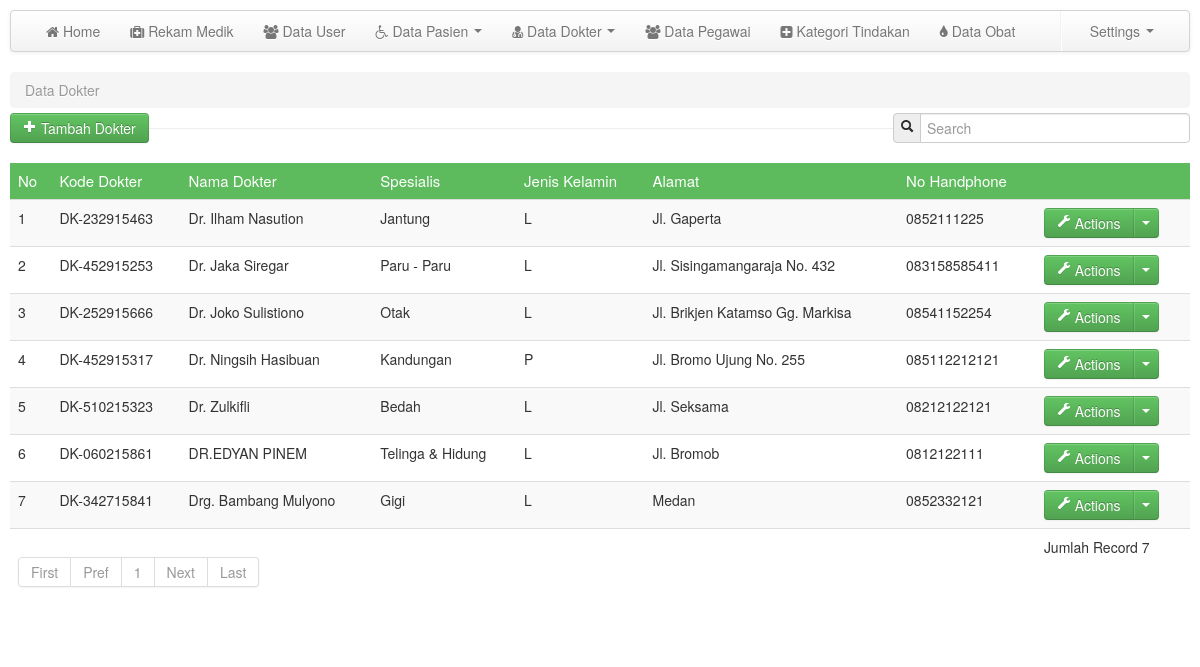
Page /media.php?module=dokter (signed in) on the committed database.
### tables this page shows
CREATE TABLE `dokter` (
  `id_dokter` int(11) NOT NULL,
  `kodeDokter` varchar(50) NOT NULL,
  `nama_dokter` varchar(150) NOT NULL,
  `spesialis` varchar(150) NOT NULL,
  `jk` varchar(150) NOT NULL,
  `alamat` varchar(300) NOT NULL,
  `no_hp` varchar(15) NOT NULL,
  `kodeuser` varchar(150) NOT NULL
);

### mod_dokter/dokter.php (the view, shortened to what this page needs)
<?php
switch($_GET['act']){
	default:
	?>
	<?php
	$p      = new Paging;
    $batas  = 10;
    $posisi = $p->cariPosisi($batas);
?>
	<section>
		<ul class="breadcrumb" style="margin-bottom: 5px;">
			<li class="active">Data Dokter</li>
		</ul>
		<div class="control-group pull-left">
			<button class="btn btn-success" type="button" onclick="window.location='media.php?module=dokter&&act=tambah'"><i class="icon-plus icon-white"></i> Tambah Dokter</button>
		</div>
		<form class="form-search pull-right">
							<div class="input-prepend">
								<span class="add-on"><i class="icon-search"></i></span>
								<input class="span3" id="txtcari" type="text" placeholder="Search">
							</div>
		</form>
		<hr>
		<div class="row-fluid">
			<div class="span12 pull-left">
				<div id="tabel_awal">
				<table class="table table-striped">
					<thead>
						<tr class="head2">
							<td>No</td><td>Kode Dokter</td><td>Nama Dokter</td><td>Spesialis</td><td>Jenis Kelamin</td><td>Alamat</td><td>No Handphone</td><td></td>
						</tr>
					</thead>
					<tbody>
					<?php
					$query=mysql_query("SELECT * FROM dokter ORDER BY nama_dokter ASC LIMIT $posisi,$batas");
					$no=$posisi+1;
					while($r=mysql_fetch_array($query)){
					?>
						<tr>
							<td><?php echo $no; ?></td><td><?php echo $r['kodeDokter']; ?></td><td><?php echo $r['nama_dokter']; ?></td><td><?php echo $r['spesialis']; ?></td><td><?php echo $r['jk']; ?></td><td><?php echo $r['alamat']; ?></td><td><?php echo $r['no_hp']; ?></td><td><div class="btn-group">
								<a class="btn btn-success" href="#"><i class="icon-wrench icon-white"></i> Actions</a>
								<a class="btn btn-success dropdown-toggle" data-toggle="dropdown" href="#"><span class="caret"></span></a>
							</div></td>
						</tr>
					<?php
					$no++;
					}
					?>
					<tr>
							<td colspan="7">
							<?php
							$jmldata=mysql_num_rows(mysql_query("SELECT * FROM dokter"));
							$jmlhalaman  = $p->jumlahHalaman($jmldata, $batas);
							$linkHalaman = $p->navHalaman($_GET['halaman'], $jmlhalaman);
							echo "$linkHalaman";
							?><td>Jumlah Record <?php echo $jmldata; ?></td>
						</tr>
					</tbody>
				</table>
				</div>
			</div>
		</div>
	</section>
<?php
break;
	?>
<?php
}
?>

### css/custom.css (style rules this page uses)
nav,header,section,footer { margin:10px 10px 0 10px; }
table .head2 { background:#5dbb5d; color:#fff; font-size:15px; }

### rows in the picture
dokter: kodeDokter "DK-232915463", nama_dokter "Dr. Ilham Nasution", spesialis "Jantung", jk "L", alamat "Jl. Gaperta", no_hp "0852111225"
dokter: kodeDokter "DK-452915253", nama_dokter "Dr. Jaka Siregar", spesialis "Paru - Paru", jk "L", alamat "Jl. Sisingamangaraja No. 432", no_hp "083158585411"
dokter: kodeDokter "DK-252915666", nama_dokter "Dr. Joko Sulistiono", spesialis "Otak", jk "L", alamat "Jl. Brikjen Katamso Gg. Markisa", no_hp "08541152254"
dokter: kodeDokter "DK-452915317", nama_dokter "Dr. Ningsih Hasibuan", spesialis "Kandungan", jk "P", alamat "Jl. Bromo Ujung No. 255", no_hp "085112212121"
dokter: kodeDokter "DK-510215323", nama_dokter "Dr. Zulkifli", spesialis "Bedah", jk "L", alamat "Jl. Seksama", no_hp "08212122121"
dokter: kodeDokter "DK-060215861", nama_dokter "DR.EDYAN PINEM", spesialis "Telinga & Hidung", jk "L", alamat "Jl. Bromob", no_hp "0812122111"
dokter: kodeDokter "DK-342715841", nama_dokter "Drg. Bambang Mulyono", spesialis "Gigi", jk "L", alamat "Medan", no_hp "0852332121"

### other values in the picture
$halaman_aktif "1"
$jmldata "7"
